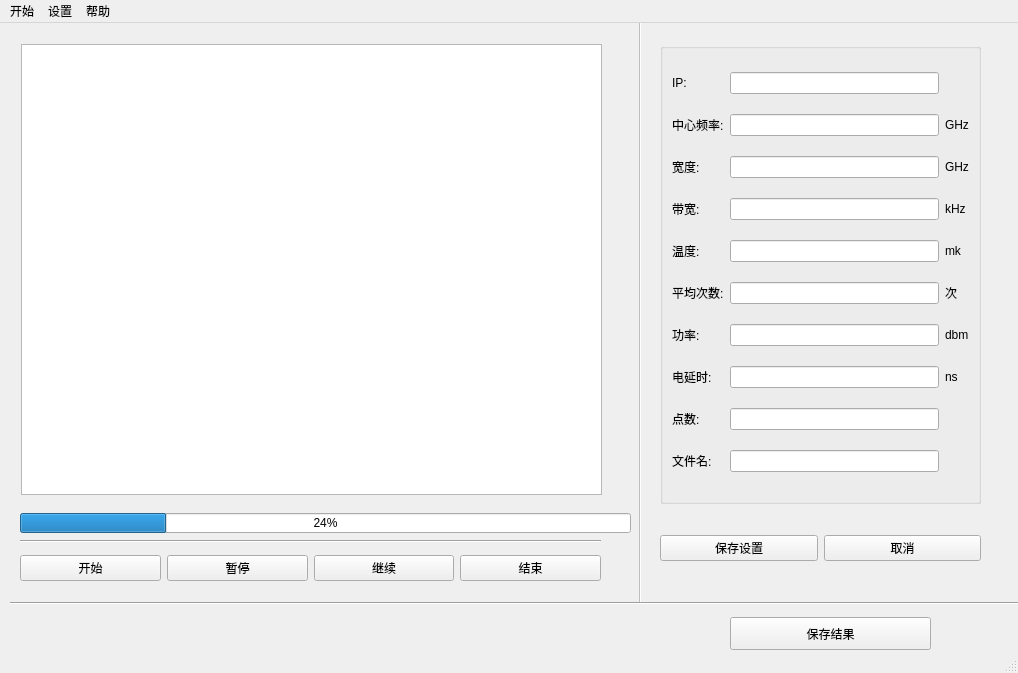
<?xml version="1.0" encoding="UTF-8"?>
<ui version="4.0">
 <class>MainWindow</class>
 <widget class="QMainWindow" name="MainWindow">
  <property name="geometry">
   <rect>
    <x>0</x>
    <y>0</y>
    <width>1018</width>
    <height>673</height>
   </rect>
  </property>
  <property name="windowTitle">
   <string>MainWindow</string>
  </property>
  <widget class="QWidget" name="centralwidget">
   <widget class="QProgressBar" name="progressBar">
    <property name="geometry">
     <rect>
      <x>20</x>
      <y>490</y>
      <width>611</width>
      <height>20</height>
     </rect>
    </property>
    <property name="value">
     <number>24</number>
    </property>
   </widget>
   <widget class="QGraphicsView" name="graphicsView">
    <property name="geometry">
     <rect>
      <x>21</x>
      <y>21</y>
      <width>581</width>
      <height>451</height>
     </rect>
    </property>
   </widget>
   <widget class="QGroupBox" name="formGroupBox">
    <property name="geometry">
     <rect>
      <x>660</x>
      <y>20</y>
      <width>321</width>
      <height>461</height>
     </rect>
    </property>
    <layout class="QGridLayout" name="gridLayout">
     <item row="3" column="2">
      <widget class="QLabel" name="label_3">
       <property name="text">
        <string>kHz</string>
       </property>
      </widget>
     </item>
     <item row="4" column="1">
      <widget class="QLineEdit" name="LineEdit_5"/>
     </item>
     <item row="5" column="2">
      <widget class="QLabel" name="label_5">
       <property name="text">
        <string>次</string>
       </property>
      </widget>
     </item>
     <item row="2" column="0">
      <widget class="QLabel" name="Label_3">
       <property name="text">
        <string>宽度:</string>
       </property>
      </widget>
     </item>
     <item row="6" column="2">
      <widget class="QLabel" name="label_6">
       <property name="text">
        <string>dbm</string>
       </property>
      </widget>
     </item>
     <item row="10" column="0">
      <widget class="QLabel" name="Label_10">
       <property name="text">
        <string>文件名:</string>
       </property>
      </widget>
     </item>
     <item row="1" column="1">
      <widget class="QLineEdit" name="LineEdit_2"/>
     </item>
     <item row="1" column="0">
      <widget class="QLabel" name="Label_2">
       <property name="text">
        <string>中心频率:</string>
       </property>
      </widget>
     </item>
     <item row="4" column="0">
      <widget class="QLabel" name="Label_5">
       <property name="text">
        <string>温度:</string>
       </property>
      </widget>
     </item>
     <item row="7" column="2">
      <widget class="QLabel" name="label_7">
       <property name="text">
        <string>ns</string>
       </property>
      </widget>
     </item>
     <item row="0" column="0">
      <widget class="QLabel" name="Label">
       <property name="text">
        <string>IP:</string>
       </property>
      </widget>
     </item>
     <item row="2" column="2">
      <widget class="QLabel" name="label">
       <property name="text">
        <string>GHz</string>
       </property>
      </widget>
     </item>
     <item row="5" column="1">
      <widget class="QLineEdit" name="LineEdit_6"/>
     </item>
     <item row="3" column="1">
      <widget class="QLineEdit" name="LineEdit_4"/>
     </item>
     <item row="7" column="0">
      <widget class="QLabel" name="Label_8">
       <property name="text">
        <string>电延时:</string>
       </property>
      </widget>
     </item>
     <item row="1" column="2">
      <widget class="QLabel" name="label_2">
       <property name="text">
        <string>GHz</string>
       </property>
      </widget>
     </item>
     <item row="9" column="0">
      <widget class="QLabel" name="Label_9">
       <property name="text">
        <string>点数:</string>
       </property>
      </widget>
     </item>
     <item row="0" column="1">
      <widget class="QLineEdit" name="LineEdit"/>
     </item>
     <item row="6" column="0">
      <widget class="QLabel" name="Label_7">
       <property name="text">
        <string>功率:</string>
       </property>
      </widget>
     </item>
     <item row="7" column="1">
      <widget class="QLineEdit" name="LineEdit_8"/>
     </item>
     <item row="2" column="1">
      <widget class="QLineEdit" name="LineEdit_3"/>
     </item>
     <item row="4" column="2">
      <widget class="QLabel" name="label_4">
       <property name="text">
        <string>mk</string>
       </property>
      </widget>
     </item>
     <item row="3" column="0">
      <widget class="QLabel" name="Label_4">
       <property name="text">
        <string>带宽:</string>
       </property>
      </widget>
     </item>
     <item row="5" column="0">
      <widget class="QLabel" name="Label_6">
       <property name="text">
        <string>平均次数:</string>
       </property>
      </widget>
     </item>
     <item row="6" column="1">
      <widget class="QLineEdit" name="LineEdit_7"/>
     </item>
     <item row="10" column="1">
      <widget class="QLineEdit" name="LineEdit_10"/>
     </item>
     <item row="9" column="1">
      <widget class="QLineEdit" name="LineEdit_9"/>
     </item>
    </layout>
   </widget>
   <widget class="QWidget" name="horizontalLayoutWidget_2">
    <property name="geometry">
     <rect>
      <x>660</x>
      <y>500</y>
      <width>321</width>
      <height>51</height>
     </rect>
    </property>
    <layout class="QHBoxLayout" name="horizontalLayout_3">
     <property name="sizeConstraint">
      <enum>QLayout::SetDefaultConstraint</enum>
     </property>
     <item>
      <widget class="QPushButton" name="pushButton_6">
       <property name="text">
        <string>保存设置</string>
       </property>
      </widget>
     </item>
     <item>
      <widget class="QPushButton" name="pushButton_7">
       <property name="text">
        <string>取消</string>
       </property>
      </widget>
     </item>
    </layout>
   </widget>
   <widget class="Line" name="line">
    <property name="enabled">
     <bool>false</bool>
    </property>
    <property name="geometry">
     <rect>
      <x>630</x>
      <y>-10</y>
      <width>20</width>
      <height>591</height>
     </rect>
    </property>
    <property name="orientation">
     <enum>Qt::Vertical</enum>
    </property>
   </widget>
   <widget class="Line" name="line_2">
    <property name="geometry">
     <rect>
      <x>20</x>
      <y>510</y>
      <width>581</width>
      <height>16</height>
     </rect>
    </property>
    <property name="orientation">
     <enum>Qt::Horizontal</enum>
    </property>
   </widget>
   <widget class="QWidget" name="layoutWidget">
    <property name="geometry">
     <rect>
      <x>20</x>
      <y>530</y>
      <width>581</width>
      <height>30</height>
     </rect>
    </property>
    <layout class="QHBoxLayout" name="horizontalLayout">
     <item>
      <widget class="QPushButton" name="pushButton">
       <property name="text">
        <string>开始</string>
       </property>
      </widget>
     </item>
     <item>
      <widget class="QPushButton" name="pushButton_2">
       <property name="text">
        <string>暂停</string>
       </property>
      </widget>
     </item>
     <item>
      <widget class="QPushButton" name="pushButton_4">
       <property name="text">
        <string>继续</string>
       </property>
      </widget>
     </item>
     <item>
      <widget class="QPushButton" name="pushButton_3">
       <property name="text">
        <string>结束</string>
       </property>
      </widget>
     </item>
    </layout>
   </widget>
   <widget class="QWidget" name="horizontalLayoutWidget">
    <property name="geometry">
     <rect>
      <x>730</x>
      <y>590</y>
      <width>201</width>
      <height>41</height>
     </rect>
    </property>
    <layout class="QHBoxLayout" name="horizontalLayout_2">
     <item>
      <widget class="QPushButton" name="pushButton_5">
       <property name="minimumSize">
        <size>
         <width>0</width>
         <height>33</height>
        </size>
       </property>
       <property name="text">
        <string>保存结果</string>
       </property>
      </widget>
     </item>
    </layout>
   </widget>
   <widget class="Line" name="line_3">
    <property name="geometry">
     <rect>
      <x>10</x>
      <y>570</y>
      <width>1011</width>
      <height>20</height>
     </rect>
    </property>
    <property name="orientation">
     <enum>Qt::Horizontal</enum>
    </property>
   </widget>
  </widget>
  <widget class="QMenuBar" name="menubar">
   <property name="geometry">
    <rect>
     <x>0</x>
     <y>0</y>
     <width>1018</width>
     <height>23</height>
    </rect>
   </property>
   <widget class="QMenu" name="menu">
    <property name="title">
     <string>开始</string>
    </property>
    <addaction name="actionopen"/>
    <addaction name="separator"/>
    <addaction name="action1"/>
    <addaction name="action2"/>
    <addaction name="action"/>
    <addaction name="action3"/>
    <addaction name="separator"/>
    <addaction name="action4"/>
    <addaction name="separator"/>
    <addaction name="action5"/>
   </widget>
   <widget class="QMenu" name="menu_3">
    <property name="title">
     <string>帮助</string>
    </property>
    <addaction name="actionhelp"/>
   </widget>
   <widget class="QMenu" name="menu_4">
    <property name="title">
     <string>设置</string>
    </property>
    <addaction name="actionconnect"/>
    <addaction name="action_3"/>
   </widget>
   <addaction name="menu"/>
   <addaction name="menu_4"/>
   <addaction name="menu_3"/>
  </widget>
  <widget class="QStatusBar" name="statusbar"/>
  <action name="action1">
   <property name="text">
    <string>开始</string>
   </property>
  </action>
  <action name="action2">
   <property name="text">
    <string>暂停</string>
   </property>
  </action>
  <action name="action3">
   <property name="text">
    <string>结束</string>
   </property>
  </action>
  <action name="action4">
   <property name="text">
    <string>保存测量结果</string>
   </property>
  </action>
  <action name="action5">
   <property name="text">
    <string>退出</string>
   </property>
  </action>
  <action name="action1_2">
   <property name="text">
    <string>1</string>
   </property>
  </action>
  <action name="action2_2">
   <property name="text">
    <string>2</string>
   </property>
  </action>
  <action name="action3_2">
   <property name="text">
    <string>3</string>
   </property>
  </action>
  <action name="action4_2">
   <property name="text">
    <string>4</string>
   </property>
  </action>
  <action name="action5_2">
   <property name="text">
    <string>5</string>
   </property>
  </action>
  <action name="actionconnect">
   <property name="text">
    <string>连接设置</string>
   </property>
  </action>
  <action name="actiondisconnect">
   <property name="text">
    <string>断开连接</string>
   </property>
  </action>
  <action name="actionhelp">
   <property name="text">
    <string>帮助信息</string>
   </property>
  </action>
  <action name="actionopen">
   <property name="checkable">
    <bool>false</bool>
   </property>
   <property name="text">
    <string>打开文件</string>
   </property>
  </action>
  <action name="action">
   <property name="text">
    <string>继续</string>
   </property>
  </action>
  <action name="action1_3">
   <property name="text">
    <string>1</string>
   </property>
  </action>
  <action name="action1_4">
   <property name="text">
    <string>1</string>
   </property>
  </action>
  <action name="action_3">
   <property name="text">
    <string>保存设置</string>
   </property>
  </action>
 </widget>
 <tabstops>
  <tabstop>LineEdit</tabstop>
  <tabstop>LineEdit_2</tabstop>
  <tabstop>LineEdit_3</tabstop>
  <tabstop>LineEdit_4</tabstop>
  <tabstop>LineEdit_5</tabstop>
  <tabstop>LineEdit_6</tabstop>
  <tabstop>LineEdit_7</tabstop>
  <tabstop>LineEdit_8</tabstop>
  <tabstop>LineEdit_9</tabstop>
  <tabstop>LineEdit_10</tabstop>
  <tabstop>pushButton_6</tabstop>
  <tabstop>pushButton_7</tabstop>
  <tabstop>graphicsView</tabstop>
  <tabstop>pushButton</tabstop>
  <tabstop>pushButton_2</tabstop>
  <tabstop>pushButton_3</tabstop>
 </tabstops>
 <resources/>
 <connections/>
</ui>
